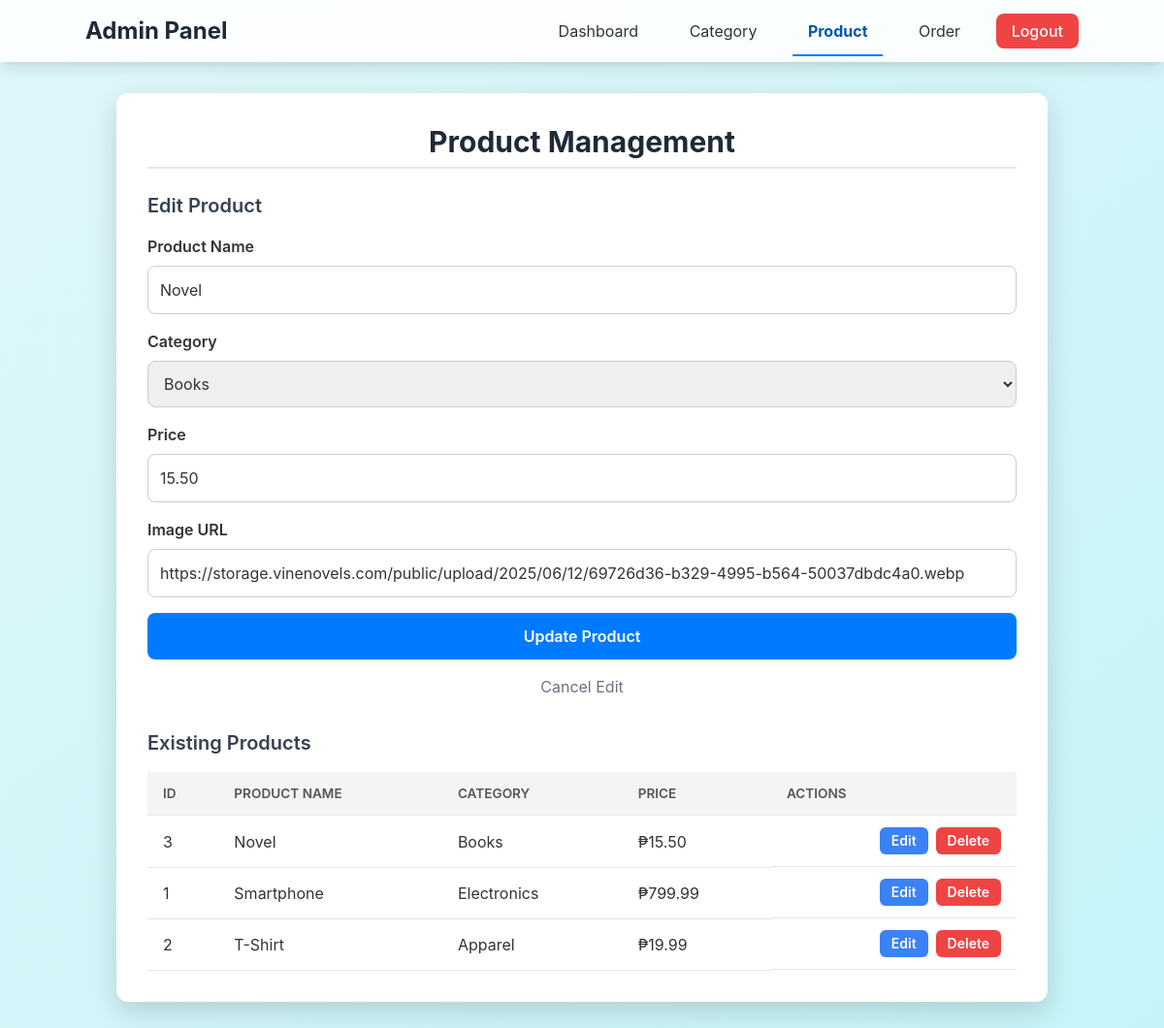
The page /admin/product.php?edit=3 (signed in) on the database its author committed.
### tables this page shows
CREATE TABLE `products` (
  `product_id` int(11) NOT NULL,
  `category_id` int(11) NOT NULL,
  `product_name` varchar(150) NOT NULL,
  `price` decimal(10,2) NOT NULL,
  `image_path` varchar(255) DEFAULT NULL,
  `image_url` varchar(255) DEFAULT NULL,
  `created_at` timestamp NOT NULL DEFAULT current_timestamp()
);

CREATE TABLE `categories` (
  `category_id` int(11) NOT NULL,
  `category_name` varchar(100) NOT NULL,
  `created_at` timestamp NOT NULL DEFAULT current_timestamp()
);

### admin/product.php (the view, shortened to what this page needs)
<?php
require_once '../include/config.php';
$editing_product = null;
if (isset($_GET['edit'])) {
    $edit_id = intval($_GET['edit']);
    $stmt_edit = $pdo->prepare("SELECT * FROM products WHERE product_id = ?");
    $stmt_edit->execute([$edit_id]);
    $editing_product = $stmt_edit->fetch(PDO::FETCH_ASSOC);
}
$stmt_categories = $pdo->query("SELECT category_id, category_name FROM categories ORDER BY category_name ASC");
$categories = $stmt_categories->fetchAll(PDO::FETCH_ASSOC);
$stmt_products = $pdo->query("SELECT p.*, c.category_name FROM products p JOIN categories c ON p.category_id = c.category_id ORDER BY p.created_at DESC");
$products = $stmt_products->fetchAll(PDO::FETCH_ASSOC);
?>
<!DOCTYPE html>
<html lang="en">
<head>
    <script src="https://cdn.tailwindcss.com"></script>
    <link rel="stylesheet" href="../asset/admin.css">
</head>
<body class="flex flex-col min-h-screen">
    <nav class="bg-white bg-opacity-90 backdrop-blur-sm shadow-lg p-4 sticky top-0 z-50">
        <div class="container mx-auto flex justify-between items-center">
            <div class="text-2xl font-bold text-gray-800">Admin Panel</div>
            <div class="space-x-4">
                <a href="dashboard.php" class="nav-link">Dashboard</a>
                <a href="category.php" class="nav-link">Category</a>
                <a href="product.php" class="nav-link active-nav-link">Product</a>
                <a href="order_management.php" class="nav-link">Order</a>
                <a href="../auth/logout.php" class="bg-red-500 text-white px-4 py-2 rounded-lg font-medium hover:bg-red-600 transition-colors">Logout</a>
            </div>
        </div>
    </nav>
    <main class="flex-grow container mx-auto p-6 md:p-8">
        <div class="content-section">
            <h1 class="text-3xl font-bold mb-6 text-gray-800 border-b-2 pb-2">Product Management</h1>
            <div class="mb-8">
                <h3 class="text-xl font-semibold mb-4 text-gray-700">
                    <?php echo $editing_product ? 'Edit Product' : 'Add New Product'; ?>
                </h3>
                <form action="product.php" method="post" class="space-y-4">
                    <div class="form-group">
                        <label for="product-name" class="form-label">Product Name</label>
                        <input type="text" id="product-name" name="product_name" class="form-input" required value="<?php echo htmlspecialchars($editing_product['product_name'] ?? ''); ?>">
                    </div>
                    <div class="form-group">
                        <label for="category-id" class="form-label">Category</label>
                        <select id="category-id" name="category_id" class="form-select" required>
                            <?php foreach ($categories as $cat): ?>
                                <option value="<?php echo htmlspecialchars($cat['category_id']); ?>"
                                    <?php echo ($editing_product && $editing_product['category_id'] == $cat['category_id']) ? 'selected' : ''; ?>>
                                    <?php echo htmlspecialchars($cat['category_name']); ?>
                                </option>
                            <?php endforeach; ?>
                        </select>
                    </div>
                    <div class="form-group">
                        <label for="price" class="form-label">Price</label>
                        <input type="number" step="0.01" id="price" name="price" class="form-input" required value="<?php echo htmlspecialchars($editing_product['price'] ?? ''); ?>">
                    </div>
                    <div class="form-group">
                        <label for="image-url" class="form-label">Image URL</label>
                        <input type="url" id="image-url" name="image_url" class="form-input" value="<?php echo htmlspecialchars($editing_product['image_url'] ?? ''); ?>">
                    </div>
                    <div>
                        <button type="submit" name="<?php echo $editing_product ? 'update_product' : 'add_product'; ?>" class="w-full btn btn-primary">
                            <?php echo $editing_product ? 'Update Product' : 'Add Product'; ?>
                        </button>
                    </div>
                    <?php if ($editing_product): ?>
                        <div class="text-center mt-4">
                            <a href="product.php" class="text-gray-500 hover:text-gray-800">Cancel Edit</a>
                        </div>
                    <?php endif; ?>
                </form>
            </div>
            <div>
                <h3 class="text-xl font-semibold mb-4 text-gray-700">Existing Products</h3>
                <div class="table-container">
                    <table class="table">
                        <thead>
                            <tr>
                                <th>ID</th>
                                <th>Product Name</th>
                                <th>Category</th>
                                <th>Price</th>
                                <th class="text-right">Actions</th>
                            </tr>
                        </thead>
                        <tbody>
                            <?php foreach ($products as $product): ?>
                                <tr>
                                    <td><?php echo htmlspecialchars($product['product_id']); ?></td>
                                    <td><?php echo htmlspecialchars($product['product_name']); ?></td>
                                    <td><?php echo htmlspecialchars($product['category_name']); ?></td>
                                    <td>₱<?php echo htmlspecialchars(number_format($product['price'], 2)); ?></td>
                                    <td class="text-right flex space-x-2 justify-end">
                                        <a href="product.php?edit=<?php echo htmlspecialchars($product['product_id']); ?>" class="btn px-3 py-1 text-sm bg-blue-500 text-white rounded-md hover:bg-blue-600 transition-colors">Edit</a>
                                        <form method="post" onsubmit="return confirm('Are you sure you want to delete this product?');">
                                            <button type="submit" name="delete_product" class="btn px-3 py-1 text-sm bg-red-500 text-white rounded-md hover:bg-red-600 transition-colors">Delete</button>
                                        </form>
                                    </td>
                                </tr>
                            <?php endforeach; ?>
                        </tbody>
                    </table>
                </div>
            </div>
        </div>
    </main>
</body>
</html>

### asset/css/admin.css (style rules this page uses)
* { box-sizing: border-box; margin: 0; padding: 0; }
body { font-family: 'Inter', sans-serif; color: #333; background: linear-gradient(to bottom right, #e0f7fa, #c5f4f8); min-height: 100vh; }
h1, h2 { color: #007bff; text-align: center; margin-bottom: 20px; }
a { color: #007bff; text-decoration: none; }
.nav-link { transition: all 0.3s ease; position: relative; padding: 1rem; }
.nav-link::after { content: ''; position: absolute; width: 0; height: 2px; bottom: 0; left: 50%; transform: translateX(-50%); background-color: #007bff; transition: width 0.3s ease; }
.active-nav-link { font-weight: 700; color: #0056b3; }
.active-nav-link::after { width: 100%; }
.content-section { background-color: #ffffff; padding: 2rem; border-radius: 12px; box-shadow: 0 10px 30px rgba(0, 0, 0, 0.15); }
.table-container { overflow-x: auto; }
.table { width: 100%; border-collapse: collapse; }
.table th, .table td { padding: 12px 16px; text-align: left; border-bottom: 1px solid #e5e7eb; }
.table th { background-color: #f3f4f6; font-weight: 600; text-transform: uppercase; font-size: 0.85rem; color: #555; }
.form-group { margin-bottom: 1.5rem; }
.form-label { display: block; margin-bottom: 0.5rem; font-weight: 600; }
.form-input, .form-select { width: 100%; padding: 0.75rem; border: 1px solid #ccc; border-radius: 8px; transition: all 0.2s ease; }
.btn { padding: 0.75rem 1.5rem; border-radius: 8px; font-weight: 600; cursor: pointer; transition: background-color 0.2s ease; }
.btn-primary { background-color: #007bff; color: white; }

### admin/product.php (style rules this page uses)
* { box-sizing: border-box; margin: 0; padding: 0; }
body { font-family: 'Inter', sans-serif; color: #333; background: linear-gradient(to bottom right, #e0f7fa, #c5f4f8); min-height: 100vh; }
h1, h2 { color: #007bff; text-align: center; margin-bottom: 20px; }
a { color: #007bff; text-decoration: none; }
.nav-link { transition: all 0.3s ease; position: relative; padding: 1rem; }
.nav-link::after { content: ''; position: absolute; width: 0; height: 2px; bottom: 0; left: 50%; transform: translateX(-50%); background-color: #007bff; transition: width 0.3s ease; }
.active-nav-link { font-weight: 700; color: #0056b3; }
.active-nav-link::after { width: 100%; }
.content-section { background-color: #ffffff; padding: 2rem; border-radius: 12px; box-shadow: 0 10px 30px rgba(0, 0, 0, 0.15); }
.table-container { overflow-x: auto; }
.table { width: 100%; border-collapse: collapse; }
.table th, .table td { padding: 12px 16px; text-align: left; border-bottom: 1px solid #e5e7eb; }
.table th { background-color: #f3f4f6; font-weight: 600; text-transform: uppercase; font-size: 0.85rem; color: #555; }
.form-group { margin-bottom: 1.5rem; }
.form-label { display: block; margin-bottom: 0.5rem; font-weight: 600; }
.form-input, .form-select { width: 100%; padding: 0.75rem; border: 1px solid #ccc; border-radius: 8px; transition: all 0.2s ease; }
.btn { padding: 0.75rem 1.5rem; border-radius: 8px; font-weight: 600; cursor: pointer; transition: background-color 0.2s ease; }
.btn-primary { background-color: #007bff; color: white; }

### rows shown on the page
products: product_name "Novel", category_id "Books", price "15.50", image_url "https://storage.vinenovels.com/public/upload/2025/06/12/69726d36-b329-4995-b564-50037dbdc4a0.webp", product_id "3", category.category_name "Books"
products: product_id "1", product_name "Smartphone", category.category_name "Electronics", price "799.99"
products: product_id "2", product_name "T-Shirt", category.category_name "Apparel", price "19.99"
